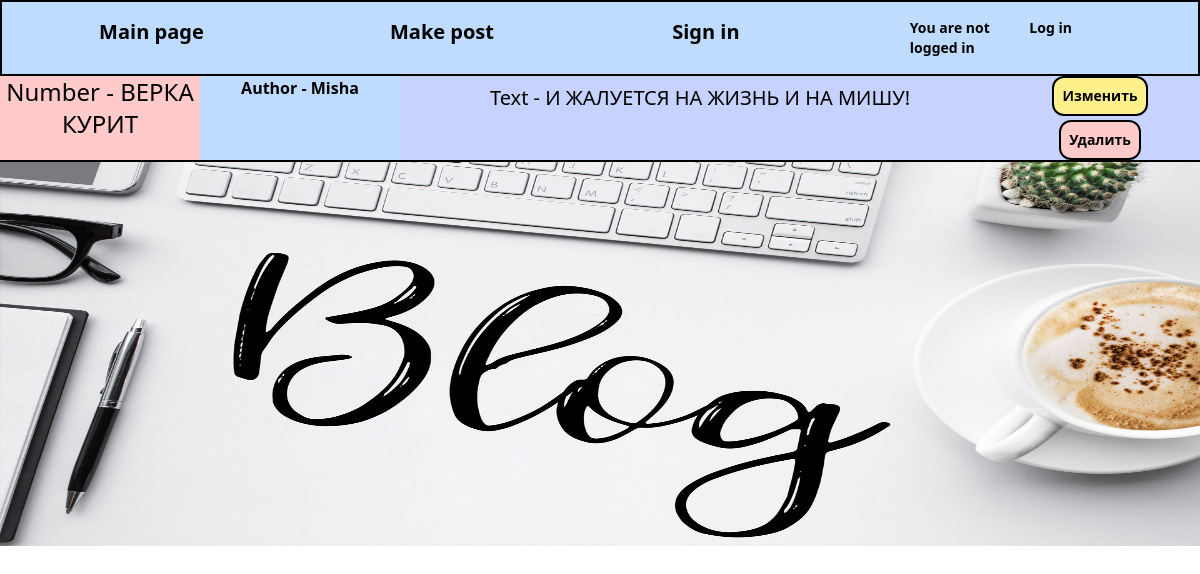
The page / on the database its author committed.
### blog_coop/models.py (models this page shows, shortened)
class Post(models.Model):
    title = models.CharField(max_length=100, help_text='Введите имя заголовка', verbose_name='Имя заголовка')
    author = models.ForeignKey('auth.User', on_delete=models.CASCADE)
    body = models.TextField(help_text='содержимое', verbose_name='Введите текст')

### blog_coop/views.py (the view)
# urls.py: path('', IndexAsView.as_view(), name='index'),
class IndexAsView(ListView): #Для отображения обьектов из колонки
    model = Post
    template_name = 'index.html'

### templates/index.html (shortened to what this page needs)
{% extends 'base.html' %}
{% block content %}
    {% for m in object_list %}
        <a href="{% url 'post_details' m.pk %}"
           class="basis-2/12 text-2xl text-center bg-red-200 border-b-2 border-black"><p
        >Number - {{ m.title }}</p>
        </a>
        <p class="basis-2/12 bg-blue-200 text-center font-bold border-b-2 border-black">Author - {{ m.author }}</p>
        <p class="basis-6/12 text-xl text-center bg-indigo-200 border-b-2 border-black p-2">Text
            - {{ m.body }}</p>
        <div class="basis-2/12 flex flex-col items-center bg-indigo-200 border-b-2 border-black justify-center gap-1">
            <a href="{% url 'post_edit' m.pk %}"
               class="text-sm font-bold bg-yellow-200 border-2 border-black p-2 hover:text-white rounded-xl">
                Изменить
            </a>
        <a href="{% url 'post_delete' m.pk %}"
               class="text-sm font-bold bg-red-200 border-2 border-black p-2 hover:text-white rounded-xl">
                Удалить
            </a>
        </div>
    {% endfor %}
{% endblock %}

### rows shown on the page
Post: title "ВЕРКА КУРИТ", author "Misha", body "И ЖАЛУЕТСЯ НА ЖИЗНЬ И НА МИШУ!"
